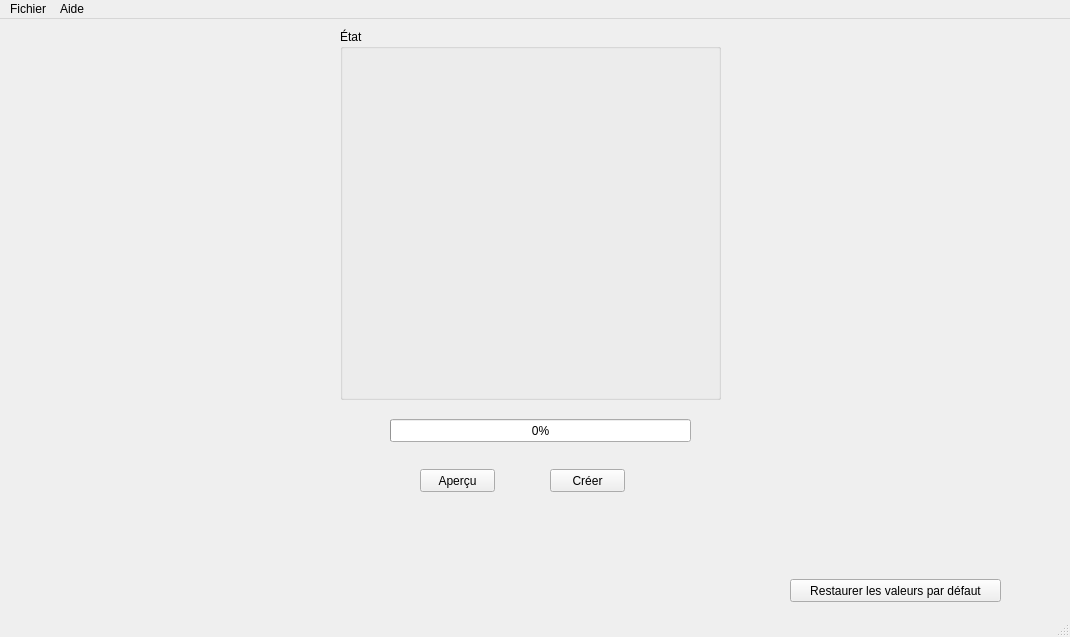
<?xml version="1.0" encoding="UTF-8"?>
<ui version="4.0">
 <class>MainWindow</class>
 <widget class="QMainWindow" name="MainWindow">
  <property name="geometry">
   <rect>
    <x>0</x>
    <y>0</y>
    <width>1070</width>
    <height>637</height>
   </rect>
  </property>
  <property name="windowTitle">
   <string>Shape Copiage</string>
  </property>
  <widget class="QWidget" name="centralWidget">
   <widget class="QPushButton" name="pushButtonApercu">
    <property name="geometry">
     <rect>
      <x>420</x>
      <y>450</y>
      <width>75</width>
      <height>23</height>
     </rect>
    </property>
    <property name="text">
     <string>Aperçu</string>
    </property>
   </widget>
   <widget class="QPushButton" name="pushButtonCreate">
    <property name="geometry">
     <rect>
      <x>550</x>
      <y>450</y>
      <width>75</width>
      <height>23</height>
     </rect>
    </property>
    <property name="text">
     <string>Créer</string>
    </property>
   </widget>
   <widget class="QProgressBar" name="progressBarApercu">
    <property name="geometry">
     <rect>
      <x>390</x>
      <y>400</y>
      <width>301</width>
      <height>23</height>
     </rect>
    </property>
    <property name="value">
     <number>0</number>
    </property>
   </widget>
   <widget class="QPushButton" name="pushButtonReinitFormeTaille">
    <property name="geometry">
     <rect>
      <x>790</x>
      <y>560</y>
      <width>211</width>
      <height>23</height>
     </rect>
    </property>
    <property name="text">
     <string>Restaurer les valeurs par défaut</string>
    </property>
   </widget>
   <widget class="QGroupBox" name="gb_state">
    <property name="geometry">
     <rect>
      <x>340</x>
      <y>10</y>
      <width>381</width>
      <height>371</height>
     </rect>
    </property>
    <property name="title">
     <string>État</string>
    </property>
    <widget class="QLabel" name="labelApercu">
     <property name="geometry">
      <rect>
       <x>20</x>
       <y>20</y>
       <width>341</width>
       <height>341</height>
      </rect>
     </property>
     <property name="autoFillBackground">
      <bool>false</bool>
     </property>
     <property name="text">
      <string/>
     </property>
    </widget>
   </widget>
   <widget class="Photos" name="widgetPhotos" native="true">
    <property name="geometry">
     <rect>
      <x>0</x>
      <y>0</y>
      <width>332</width>
      <height>577</height>
     </rect>
    </property>
   </widget>
   <widget class="Shape" name="widgetShape" native="true">
    <property name="geometry">
     <rect>
      <x>740</x>
      <y>10</y>
      <width>326</width>
      <height>128</height>
     </rect>
    </property>
   </widget>
   <widget class="Sizes" name="widgetSizes" native="true">
    <property name="geometry">
     <rect>
      <x>740</x>
      <y>140</y>
      <width>327</width>
      <height>345</height>
     </rect>
    </property>
   </widget>
   <widget class="RotationMax" name="widgetRotationMax" native="true">
    <property name="geometry">
     <rect>
      <x>740</x>
      <y>490</y>
      <width>325</width>
      <height>57</height>
     </rect>
    </property>
   </widget>
  </widget>
  <widget class="QMenuBar" name="menuBar">
   <property name="geometry">
    <rect>
     <x>0</x>
     <y>0</y>
     <width>1070</width>
     <height>21</height>
    </rect>
   </property>
   <widget class="QMenu" name="menuFichier">
    <property name="title">
     <string>Fichier</string>
    </property>
    <addaction name="actionNouveau_projet"/>
    <addaction name="actionAjouter_des_photos"/>
    <addaction name="actionCr_er_un_collage"/>
    <addaction name="actionQuitter"/>
   </widget>
   <widget class="QMenu" name="menuAide">
    <property name="title">
     <string>Aide</string>
    </property>
    <addaction name="action_propos"/>
    <addaction name="actionAide_la_cr_ation"/>
   </widget>
   <addaction name="menuFichier"/>
   <addaction name="menuAide"/>
  </widget>
  <widget class="QStatusBar" name="statusBar"/>
  <action name="actionQuitter">
   <property name="text">
    <string>Quitter</string>
   </property>
  </action>
  <action name="actionNouveau_projet">
   <property name="enabled">
    <bool>true</bool>
   </property>
   <property name="text">
    <string>Nouveau projet</string>
   </property>
  </action>
  <action name="actionAjouter_des_photos">
   <property name="text">
    <string>Ajouter des photos</string>
   </property>
  </action>
  <action name="actionCr_er_un_collage">
   <property name="text">
    <string>Créer un collage</string>
   </property>
  </action>
  <action name="action_propos">
   <property name="text">
    <string>À propos</string>
   </property>
  </action>
  <action name="actionAide_la_cr_ation">
   <property name="text">
    <string>Aide à la création</string>
   </property>
  </action>
 </widget>
 <layoutdefault spacing="6" margin="11"/>
 <customwidgets>
  <customwidget>
   <class>Photos</class>
   <extends>QWidget</extends>
   <header location="global">photos.h</header>
   <container>1</container>
  </customwidget>
  <customwidget>
   <class>Shape</class>
   <extends>QWidget</extends>
   <header location="global">shape.h</header>
   <container>1</container>
  </customwidget>
  <customwidget>
   <class>Sizes</class>
   <extends>QWidget</extends>
   <header location="global">sizes.h</header>
   <container>1</container>
  </customwidget>
  <customwidget>
   <class>RotationMax</class>
   <extends>QWidget</extends>
   <header location="global">rotationmax.h</header>
   <container>1</container>
  </customwidget>
 </customwidgets>
 <resources/>
 <connections/>
</ui>
